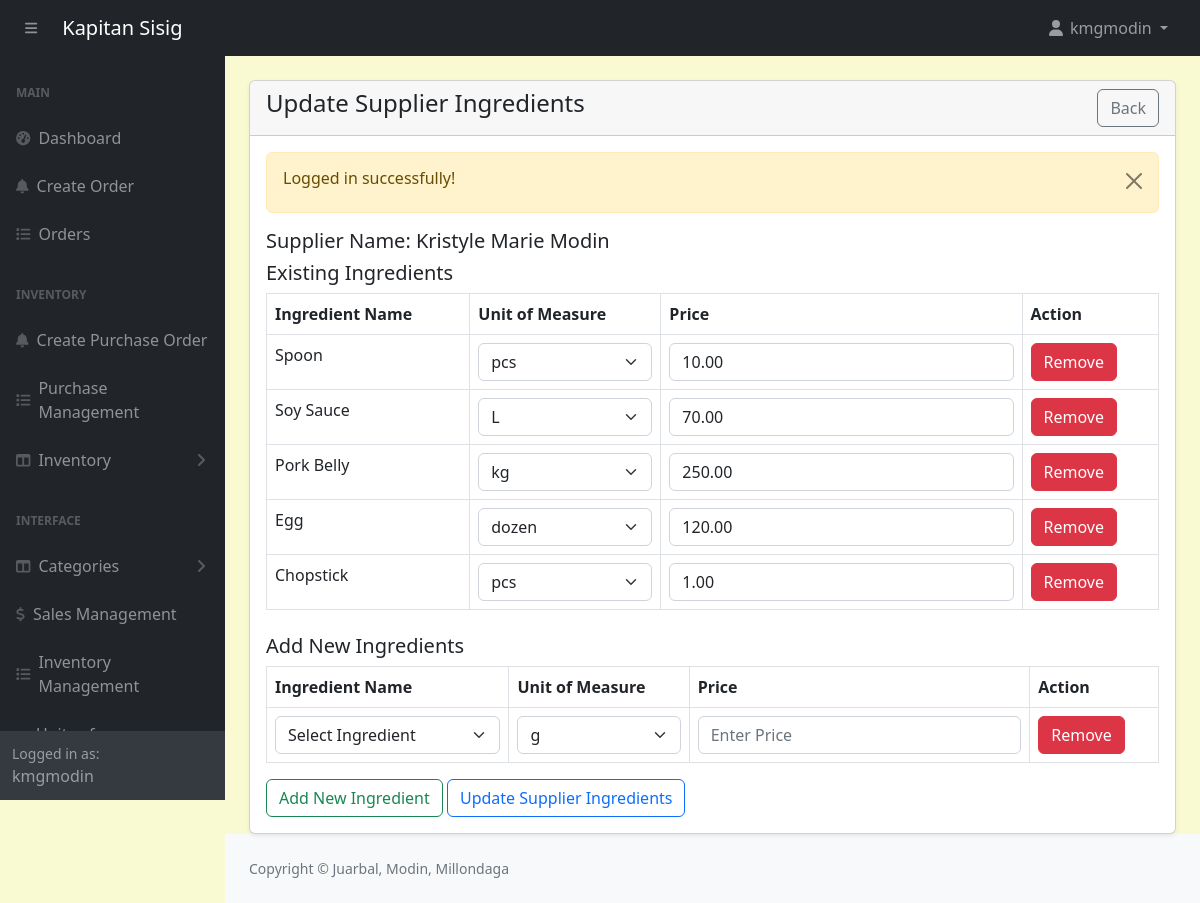
The page /admin/suppliers-ingredient-update.php?id=1 (signed in) on the database its author committed.
### tables this page shows
CREATE TABLE `suppliers` (
  `id` int(11) NOT NULL,
  `firstname` varchar(191) NOT NULL,
  `lastname` varchar(191) NOT NULL,
  `phonenumber` varchar(191) NOT NULL,
  `address` varchar(191) NOT NULL
);

CREATE TABLE `supplier_ingredients` (
  `id` int(11) NOT NULL,
  `supplier_id` int(11) NOT NULL,
  `ingredient_id` int(11) NOT NULL,
  `price` decimal(10,2) NOT NULL,
  `unit_id` int(11) NOT NULL
);

CREATE TABLE `ingredients` (
  `id` int(11) NOT NULL,
  `name` varchar(191) NOT NULL,
  `unit_id` int(11) NOT NULL,
  `category` varchar(191) NOT NULL,
  `quantity` decimal(10,2) NOT NULL,
  `reorder_point` decimal(10,2) NOT NULL
);

### admin/suppliers-ingredient-update.php (the view, shortened to what this page needs)
<?php
include('includes/header.php');
if (isset($_GET['id'])) {
    $supplierId = intval($_GET['id']);
    $supplierQuery = "SELECT * FROM suppliers WHERE id = $supplierId";
    $supplierResult = mysqli_query($conn, $supplierQuery);
    $supplier = mysqli_fetch_assoc($supplierResult);
    $ingredientsQuery = "
        SELECT si.id AS supplier_ingredient_id,
               ingredients.name AS ingredient_name,
               si.price,
               si.unit_id,
               uom.uom_name AS unit_name
        FROM supplier_ingredients si
        JOIN ingredients ON si.ingredient_id = ingredients.id
        LEFT JOIN units_of_measure uom ON si.unit_id = uom.id
        WHERE si.supplier_id = $supplierId
    ";
    $ingredientsResult = mysqli_query($conn, $ingredientsQuery);
    $hasIngredients = mysqli_num_rows($ingredientsResult) > 0;
} else {
    header('Location: suppliers.php');
    exit;
}
?>
<div class="container-fluid px-4">
    <div class="card mt-4 shadow-sm">
        <div class="card-header">
            <h4 class="mb-0">Update Supplier Ingredients
                <a href="suppliers.php" class="btn btn-outline-secondary float-end">Back</a>
            </h4>
        </div>
        <div class="card-body">
            <form action="code.php" method="POST">
                <h5>Supplier Name: <?= htmlspecialchars($supplier['firstname'] . ' ' . $supplier['lastname']); ?></h5>
                <h5>Existing Ingredients</h5>
                <table class="table table-bordered">
                    <thead>
                        <tr>
                            <th>Ingredient Name</th>
                            <th>Unit of Measure</th>
                            <th>Price</th>
                            <th>Action</th>
                        </tr>
                    </thead>
                    <tbody>
                        <?php if ($hasIngredients): ?>
                            <?php while ($ingredient = mysqli_fetch_assoc($ingredientsResult)): ?>
                                <tr>
                                    <td><?= htmlspecialchars($ingredient['ingredient_name']); ?></td>
                                    <td>
                                        <select name="unit_id[]" class="form-select" required>
                                            <?php
                                            $uomQuery = "SELECT id, uom_name FROM units_of_measure";
                                            $uomResult = mysqli_query($conn, $uomQuery);
                                            if ($uomResult && mysqli_num_rows($uomResult) > 0) {
                                                while ($uom = mysqli_fetch_assoc($uomResult)) {
                                                    $selected = ($uom['id'] == $ingredient['unit_id']) ? 'selected' : '';
                                                    echo '<option value="' . htmlspecialchars($uom['id']) . '" ' . $selected . '>' . htmlspecialchars($uom['uom_name']) . '</option>';
                                                }
                                            } else {
                                                echo '<option value="">No UoMs found</option>';
                                            }
                                            ?>
                                        </select>
                                    </td>
                                    <td>
                                        <input type="number" name="price[]" class="form-control" value="<?= htmlspecialchars($ingredient['price']); ?>" placeholder="Enter Price" min="0" step="0.01" required>
                                    </td>
                                    <td>
                                        <button type="button" class="btn btn-danger removeRow">Remove</button>
                                    </td>
                                </tr>
                            <?php endwhile; ?>
                        <?php else: ?>
                            <tr>
                                <td colspan="4" class="text-center">No ingredients found for this supplier.</td>
                            </tr>
                        <?php endif; ?>
                    </tbody>
                </table>
                <h5 class="mt-4">Add New Ingredients</h5>
                <table class="table table-bordered" id="newIngredientsTable">
                    <thead>
                        <tr>
                            <th>Ingredient Name</th>
                            <th>Unit of Measure</th>
                            <th>Price</th>
                            <th>Action</th>
                        </tr>
                    </thead>
                    <tbody>
                        <tr>
                            <td>
                                <select name="new_ingredient_id[]" class="form-select">
                                    <option value="">Select Ingredient</option>
                                </select>
                            </td>
                            <td>
                                <select name="new_unit_id[]" class="form-select">
                                    <?php
                                    $uomQuery = "SELECT id, uom_name FROM units_of_measure";
                                    $uomResult = mysqli_query($conn, $uomQuery);
                                    if ($uomResult && mysqli_num_rows($uomResult) > 0) {
                                        while ($uom = mysqli_fetch_assoc($uomResult)) {
                                            echo '<option value="' . htmlspecialchars($uom['id']) . '">' . htmlspecialchars($uom['uom_name']) . '</option>';
                                        }
                                    } else {
                                        echo '<option value="">No UoMs found</option>';
                                    }
                                    ?>
                                </select>
                            </td>
                            <td>
                                <input type="number" name="new_price[]" class="form-control" placeholder="Enter Price" min="0" step="0.01">
                            </td>
                            <td>
                                <button type="button" class="btn btn-danger removeRow">Remove</button>
                            </td>
                        </tr>
                    </tbody>
                </table>
                <button type="button" class="btn btn-outline-success" id="addRow">Add New Ingredient</button>
                <button type="submit" name="updateSupplierIngredient" class="btn btn-outline-primary">Update Supplier Ingredients</button>
            </form>
        </div>
    </div>
</div>
<?php include('includes/footer.php'); ?>

### admin/assets/css/custom.css (style rules this page uses)
body { margin: 0; font-family: system-ui, -apple-system, "Segoe UI", Roboto, "Helvetica Neue", "Noto Sans", "Liberation Sans", Arial, sans-serif; font-size: 1rem; font-weight: 400; line-height: 1.5; color: #212529; text-align: left; background-color: #FAFAD2; -webkit-text-size-adjust: 100%; -webkit-tap-highlight-color: rgba(0, 0, 0, 0); }

### rows shown on the page
suppliers: firstname+lastname "Kristyle Marie Modin"
supplier_ingredients: ingredient.name "Spoon", price "10.00"
supplier_ingredients: ingredient.name "Soy Sauce", price "70.00"
supplier_ingredients: ingredient.name "Pork Belly", price "250.00"
supplier_ingredients: ingredient.name "Egg", price "120.00"
supplier_ingredients: ingredient.name "Chopstick", price "1.00"

### other values the page prints
$_SESSION['loggedInUser']['username'] "kmgmodin"
$_SESSION['message'] "Logged in successfully!"
form field value "pcs"
form field value "L"
form field value "kg"
form field value "dozen"
form field value "g"
